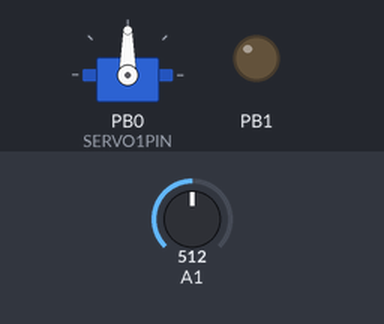
Bench run of a sketch on a simulated ATtiny85, built with avr-gcc and run on an emulated ATtiny85. On the bench: servo, output pins drawn as LEDs (lit = HIGH). The inputs (shaded band) are chosen by the test bench; at power-on: A1 = 512.

Above: at 0.2 s.
Timing chart, 0 to 1.9 s (numbered marks = the images above):
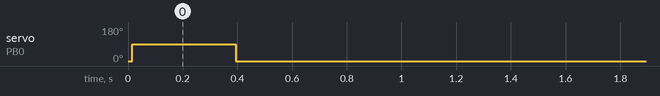

The sketch:

CatTreatDispenser.ino
```cpp
/*******************************************************************
  SoftServo sketch for Adafruit Trinket.  Turn the potentiometer knob
  to set the corresponding position on the servo
  (0 = zero degrees, full = 180 degrees)

  Required library is the Adafruit_SoftServo library
  available at https://github.com/adafruit/Adafruit_SoftServo
  The standard Arduino IDE servo library will not work with 8 bit
  AVR microcontrollers like Trinket and Gemma due to differences
  in available timer hardware and programming. We simply refresh
  by piggy-backing on the timer0 millis() counter

  Required hardware includes an Adafruit Trinket microcontroller
  a servo motor, and a potentiometer (nominally 1Kohm to 100Kohm

  As written, this is specifically for the Trinket although it should
  be Gemma or other boards (Arduino Uno, etc.) with proper pin mappings

  Trinket:        USB+   Gnd   Pin #0  Pin #2 A1
  Connection:     Servo+  -    Servo1   Potentiometer wiper

 *******************************************************************/
#include <Adafruit_SoftServo.h>  // SoftwareServo (works on non PWM pins)


#define SERVO1PIN    0   // Servo control line (orange) on Trinket Pin #0

Adafruit_SoftServo myServo1;

int closedValue = 0;
int openValue = 90;
int isOpened = 0; //0=closed 1=opened
int isDispensing = 1;
int openTimer = 0;
int openLength = 25;
int triggerValue = 0;
int lightSensitivity = 100;
unsigned int milliseconds = 0;
unsigned int seconds = 0;
unsigned int minutes = 0;
unsigned int hours = 0;

void setup() {
  // Set up the interrupt that will refresh the servo for us automagically
  OCR0A = 0xAF;            // any number is OK
  TIMSK |= _BV(OCIE0A);    // Turn on the compare interrupt (below!)

  pinMode(2, INPUT);

 //debugging on this pins led
  pinMode(1, OUTPUT);
  digitalWrite(1,LOW);

  myServo1.attach(SERVO1PIN);   // Attach the servo to pin 0 on Trinket
  myServo1.write(closedValue);           // Tell servo to go to position per quirk
  delay(15);                    // Wait 15ms for the servo to reach the position
}

void loop()  {
  GetValues();
  RunTimers();
  RunLogic();
  SetValues();
  delay(15);// wait
}

void GetValues() {
    //Get Values
    triggerValue = analogRead(1);
}

void RunLogic() {
    //Dispensation Logic gets fired every 12 hours
    if(isOpened == 0 && hours >= 12){
      isDispensing = 1;
      openTimer = 0;
      milliseconds = 0;
      hours = 0;
      minutes = 0;
      seconds = 0;
    }
}

void SetValues() {
    //Set Values
    if(isDispensing == 0 && isOpened == 1) {
      CloseHopper();
    }else if(isDispensing == 1 && isOpened == 0) {
      OpenHopper();
    }
}

void RunTimers() {
  //Increment Open Timer
  if(isDispensing == 1) {
    openTimer = openTimer + 1;
    if(openTimer > openLength){
      isDispensing = 0;
      openTimer = 0;
    }
  }

}

void OpenHopper() {
  myServo1.write(openValue);
  isOpened = 1;
}

void CloseHopper() {
  myServo1.write(closedValue);
  isOpened = 0;
}

// We'll take advantage of the built in millis() timer that goes off
// to keep track of time, and refresh the servo every 20 milliseconds
// The SIGNAL(TIMER0_COMPA_vect) function is the interrupt that will be
// Called by the microcontroller every 2 milliseconds
volatile uint8_t counter = 0;
SIGNAL(TIMER0_COMPA_vect) {
  // this gets called every 2 milliseconds
  counter += 2;

  //Refresh servo and count milliseconds every 20 milliseconds
  if (counter >= 20) {
    milliseconds = milliseconds + 20;
    counter = 0;
    myServo1.refresh();
  }

  if(milliseconds >= 1000) {
    milliseconds = 0;
    seconds = seconds+1;
  }
  if (seconds >= 60) {
    seconds = 0;
    minutes = minutes+1;
  }
  if (minutes >= 60) {
    minutes = 0;
    hours = hours+1;
  }
  if (hours >= 24) {
    //hours = 0;
    //Were going to remove the hour counter zero-out since we are resetting the value after dispensation anyway
  }
}
```

Measured:
- by itself, servo on PB0 (SERVO1PIN): 0° → 90° at 0.02 s, → 0° 0.38 s later
